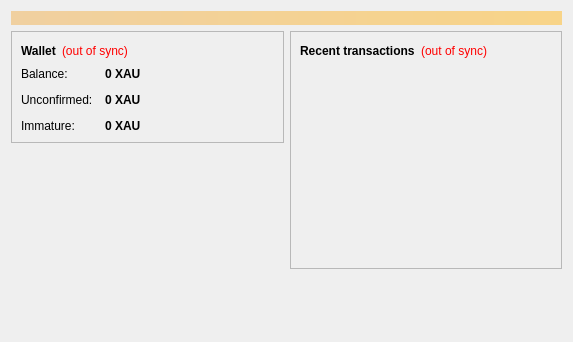
<?xml version="1.0" encoding="UTF-8"?>
<ui version="4.0">
 <class>OverviewPage</class>
 <widget class="QWidget" name="OverviewPage">
  <property name="geometry">
   <rect>
    <x>0</x>
    <y>0</y>
    <width>573</width>
    <height>342</height>
   </rect>
  </property>
  <property name="windowTitle">
   <string>Form</string>
  </property>
  <layout class="QVBoxLayout" name="topLayout">
   <item>
    <widget class="QLabel" name="labelAlerts">
     <property name="visible">
      <bool>false</bool>
     </property>
     <property name="styleSheet">
      <string notr="true">background-color: qlineargradient(x1: 0, y1: 0, x2: 1, y2: 0, stop:0 #F0D0A0, stop:1 #F8D488); color:#000000;</string>
     </property>
     <property name="wordWrap">
      <bool>true</bool>
     </property>
     <property name="margin">
      <number>3</number>
     </property>
    </widget>
   </item>
   <item>
    <layout class="QHBoxLayout" name="horizontalLayout" stretch="1,1">
     <item>
      <layout class="QVBoxLayout" name="verticalLayout_2">
       <item>
        <widget class="QFrame" name="frame">
         <property name="frameShape">
          <enum>QFrame::StyledPanel</enum>
         </property>
         <property name="frameShadow">
          <enum>QFrame::Raised</enum>
         </property>
         <layout class="QVBoxLayout" name="verticalLayout_4">
          <item>
           <layout class="QHBoxLayout" name="horizontalLayout_4">
            <item>
             <widget class="QLabel" name="label_5">
              <property name="font">
               <font>
                <weight>75</weight>
                <bold>true</bold>
               </font>
              </property>
              <property name="text">
               <string>Wallet</string>
              </property>
             </widget>
            </item>
            <item>
             <widget class="QLabel" name="labelWalletStatus">
              <property name="toolTip">
               <string>The displayed information may be out of date. Your wallet automatically synchronizes with the Barter network after a connection is established, but this process has not completed yet.</string>
              </property>
              <property name="styleSheet">
               <string notr="true">QLabel { color: red; }</string>
              </property>
              <property name="text">
               <string notr="true">(out of sync)</string>
              </property>
              <property name="alignment">
               <set>Qt::AlignLeading|Qt::AlignLeft|Qt::AlignVCenter</set>
              </property>
             </widget>
            </item>
            <item>
             <spacer name="horizontalSpacer_2">
              <property name="orientation">
               <enum>Qt::Horizontal</enum>
              </property>
              <property name="sizeHint" stdset="0">
               <size>
                <width>40</width>
                <height>20</height>
               </size>
              </property>
             </spacer>
            </item>
           </layout>
          </item>
          <item>
           <layout class="QFormLayout" name="formLayout_2">
            <property name="fieldGrowthPolicy">
             <enum>QFormLayout::AllNonFixedFieldsGrow</enum>
            </property>
            <property name="horizontalSpacing">
             <number>12</number>
            </property>
            <property name="verticalSpacing">
             <number>12</number>
            </property>
            <item row="0" column="0">
             <widget class="QLabel" name="label">
              <property name="text">
               <string>Balance:</string>
              </property>
             </widget>
            </item>
            <item row="0" column="1">
             <widget class="QLabel" name="labelBalance">
              <property name="font">
               <font>
                <weight>75</weight>
                <bold>true</bold>
               </font>
              </property>
              <property name="cursor">
               <cursorShape>IBeamCursor</cursorShape>
              </property>
              <property name="toolTip">
               <string>Your current balance</string>
              </property>
              <property name="text">
               <string notr="true">0 XAU</string>
              </property>
              <property name="textInteractionFlags">
               <set>Qt::LinksAccessibleByMouse|Qt::TextSelectableByKeyboard|Qt::TextSelectableByMouse</set>
              </property>
             </widget>
            </item>
            <item row="1" column="0">
             <widget class="QLabel" name="label_3">
              <property name="text">
               <string>Unconfirmed:</string>
              </property>
             </widget>
            </item>
            <item row="1" column="1">
             <widget class="QLabel" name="labelUnconfirmed">
              <property name="font">
               <font>
                <weight>75</weight>
                <bold>true</bold>
               </font>
              </property>
              <property name="cursor">
               <cursorShape>IBeamCursor</cursorShape>
              </property>
              <property name="toolTip">
               <string>Total of transactions that have yet to be confirmed, and do not yet count toward the current balance</string>
              </property>
              <property name="text">
               <string notr="true">0 XAU</string>
              </property>
              <property name="textInteractionFlags">
               <set>Qt::LinksAccessibleByMouse|Qt::TextSelectableByKeyboard|Qt::TextSelectableByMouse</set>
              </property>
             </widget>
            </item>
            <item row="2" column="0">
             <widget class="QLabel" name="labelImmatureText">
              <property name="text">
               <string>Immature:</string>
              </property>
             </widget>
            </item>
            <item row="2" column="1">
             <widget class="QLabel" name="labelImmature">
              <property name="font">
               <font>
                <weight>75</weight>
                <bold>true</bold>
               </font>
              </property>
              <property name="toolTip">
               <string>Mined balance that has not yet matured</string>
              </property>
              <property name="text">
               <string notr="true">0 XAU</string>
              </property>
              <property name="textInteractionFlags">
               <set>Qt::LinksAccessibleByMouse|Qt::TextSelectableByKeyboard|Qt::TextSelectableByMouse</set>
              </property>
             </widget>
            </item>
           </layout>
          </item>
         </layout>
        </widget>
       </item>
       <item>
        <spacer name="verticalSpacer">
         <property name="orientation">
          <enum>Qt::Vertical</enum>
         </property>
         <property name="sizeHint" stdset="0">
          <size>
           <width>20</width>
           <height>40</height>
          </size>
         </property>
        </spacer>
       </item>
      </layout>
     </item>
     <item>
      <layout class="QVBoxLayout" name="verticalLayout_3">
       <item>
        <widget class="QFrame" name="frame_2">
         <property name="frameShape">
          <enum>QFrame::StyledPanel</enum>
         </property>
         <property name="frameShadow">
          <enum>QFrame::Raised</enum>
         </property>
         <layout class="QVBoxLayout" name="verticalLayout">
          <item>
           <layout class="QHBoxLayout" name="horizontalLayout_2">
            <item>
             <widget class="QLabel" name="label_4">
              <property name="text">
               <string>&lt;b&gt;Recent transactions&lt;/b&gt;</string>
              </property>
             </widget>
            </item>
            <item>
             <widget class="QLabel" name="labelTransactionsStatus">
              <property name="toolTip">
               <string>The displayed information may be out of date. Your wallet automatically synchronizes with the Barter network after a connection is established, but this process has not completed yet.</string>
              </property>
              <property name="styleSheet">
               <string notr="true">QLabel { color: red; }</string>
              </property>
              <property name="text">
               <string notr="true">(out of sync)</string>
              </property>
              <property name="alignment">
               <set>Qt::AlignRight|Qt::AlignTrailing|Qt::AlignVCenter</set>
              </property>
             </widget>
            </item>
            <item>
             <spacer name="horizontalSpacer">
              <property name="orientation">
               <enum>Qt::Horizontal</enum>
              </property>
              <property name="sizeHint" stdset="0">
               <size>
                <width>40</width>
                <height>20</height>
               </size>
              </property>
             </spacer>
            </item>
           </layout>
          </item>
          <item>
           <widget class="QListView" name="listTransactions">
            <property name="styleSheet">
             <string notr="true">QListView { background: transparent; }</string>
            </property>
            <property name="frameShape">
             <enum>QFrame::NoFrame</enum>
            </property>
            <property name="verticalScrollBarPolicy">
             <enum>Qt::ScrollBarAlwaysOff</enum>
            </property>
            <property name="horizontalScrollBarPolicy">
             <enum>Qt::ScrollBarAlwaysOff</enum>
            </property>
            <property name="selectionMode">
             <enum>QAbstractItemView::NoSelection</enum>
            </property>
           </widget>
          </item>
         </layout>
        </widget>
       </item>
       <item>
        <spacer name="verticalSpacer_2">
         <property name="orientation">
          <enum>Qt::Vertical</enum>
         </property>
         <property name="sizeHint" stdset="0">
          <size>
           <width>20</width>
           <height>40</height>
          </size>
         </property>
        </spacer>
       </item>
      </layout>
     </item>
    </layout>
   </item>
  </layout>
 </widget>
 <resources/>
 <connections/>
</ui>
